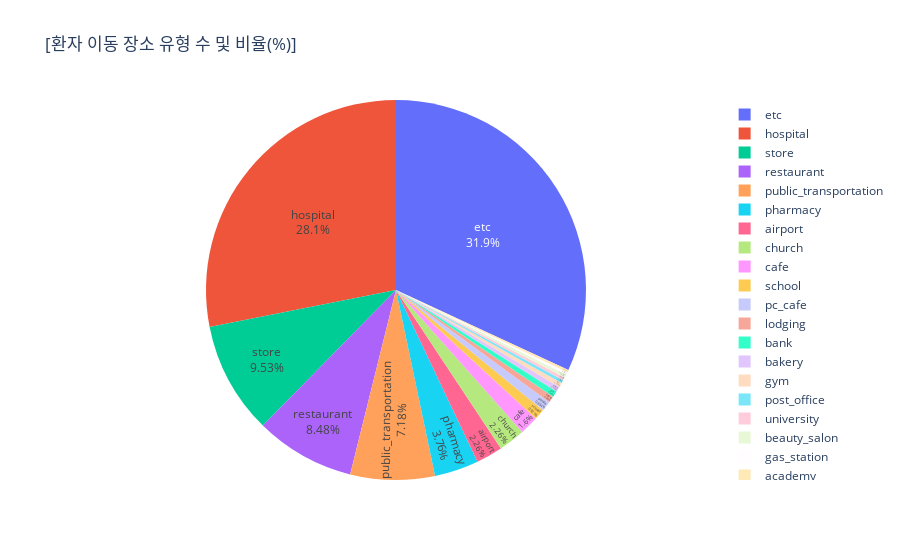

Notebook source saved alongside this figure:
### Code cell
fig=px.pie(type_infection, values='type', names='index', title='[환자 이동 장소 유형 수 및 비율(%)]')
fig.update_traces(textposition='inside', textinfo='percent+label')
fig.show()

### Figure 1 — Plotly figure (JSON) as saved in the notebook; plotly's stock layout.template omitted (floating-point values rounded to 4 significant figures)
{"data": [{"domain": {"x": [0, 1], "y": [0, 1]}, "hovertemplate": "index=%{label}<br>type=%{value}<extra></extra>", "labels": ["etc", "hospital", "store", "restaurant", "public_transportation", "pharmacy", "airport", "church", "cafe", "school", "pc_cafe", "lodging", "bank", "bakery", "gym", "post_office", "university", "beauty_salon", "gas_station", "academy"], "legendgroup": "", "name": "", "showlegend": true, "textinfo": "percent+label", "textposition": "inside", "type": "pie", "values": [1698, 1496, 507, 451, 382, 200, 120, 120, 85, 49, 46, 29, 28, 24, 20, 15, 14, 14, 12, 11]}], "layout": {"legend": {"tracegroupgap": 0}, "title": {"text": "[환자 이동 장소 유형 수 및 비율(%)]"}}}
